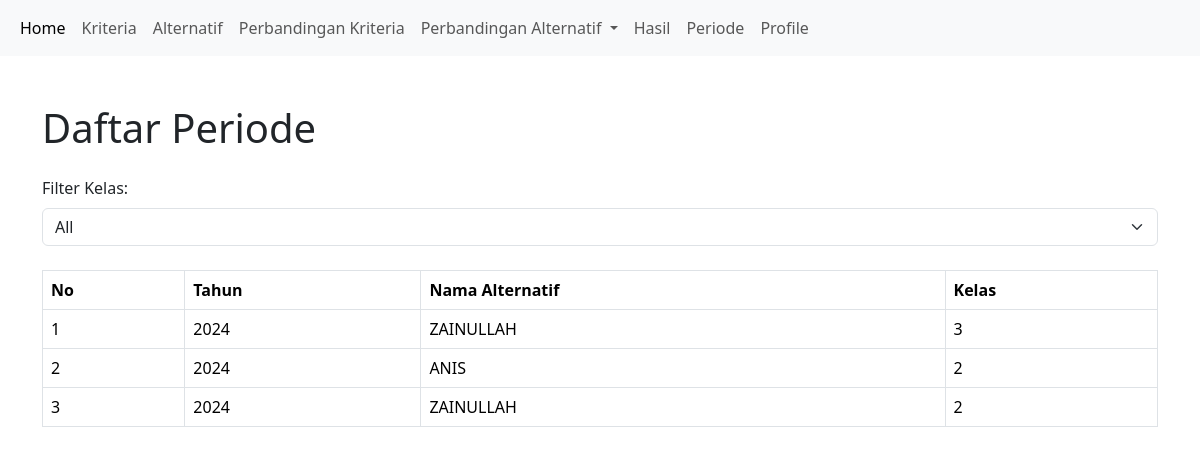
The page /periode/periode.php on the database as committed earlier.
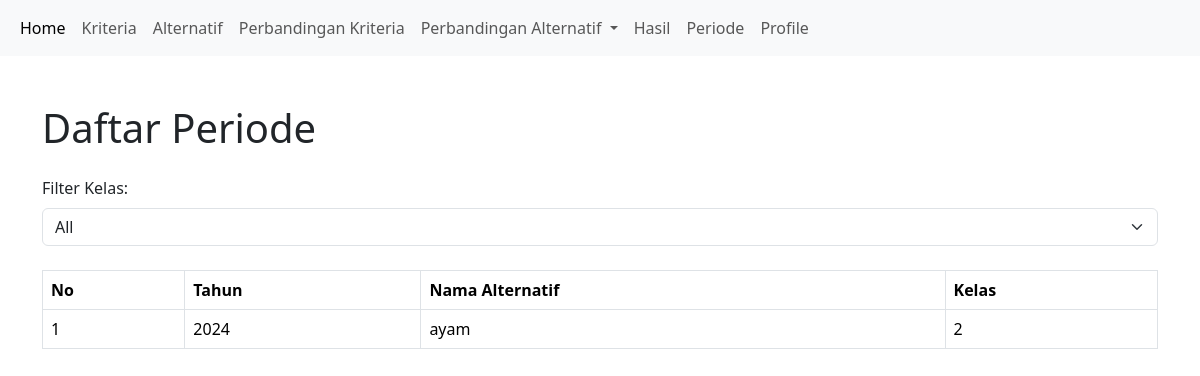
The same page on the database as committed later.
### tables this page shows
CREATE TABLE `periode` (
  `id_periode` int(11) NOT NULL,
  `tahun` year(4) NOT NULL,
  `id_alternatif` int(11) DEFAULT NULL
);

CREATE TABLE `alternatif` (
  `id_alternatif` int(11) NOT NULL,
  `nama` varchar(255) DEFAULT NULL,
  `kelas` int(11) DEFAULT NULL,
  `nilai_raport` decimal(5,2) DEFAULT NULL,
  `extrakurikuler` decimal(5,2) DEFAULT NULL,
  `prestasi` decimal(5,2) DEFAULT NULL,
  `absensi` decimal(5,2) DEFAULT NULL
);

### periode/periode.php (the view, shortened to what this page needs)
<?php
include '../config.php';
include '../navbar.php';
$kelas_filter = isset($_GET['kelas']) ? $_GET['kelas'] : 'all';
$filter_query = $kelas_filter == 'all' ? "" : "AND a.kelas = '$kelas_filter'";
$sql = "SELECT p.id_periode, p.tahun, a.nama, a.kelas
        FROM periode p
        JOIN alternatif a ON p.id_alternatif = a.id_alternatif
        WHERE 1=1 $filter_query
        ORDER BY p.tahun DESC";
$result = $conn->query($sql);
?>
<!DOCTYPE html>
<html lang="en">
<head>
    <link href="https://cdn.jsdelivr.net/npm/bootstrap@5.3.3/dist/css/bootstrap.min.css" rel="stylesheet">
</head>
<body>
    <div class="container mt-5">
        <h1 class="mb-4">Daftar Periode</h1>
        <form method="GET" action="" class="mb-4">
            <div class="mb-3">
                <label for="kelas" class="form-label">Filter Kelas:</label>
                <select name="kelas" id="kelas" class="form-select" onchange="this.form.submit()">
                    <option value="all" <?php echo $kelas_filter == 'all' ? 'selected' : ''; ?>>All</option>
                </select>
            </div>
        </form>
        <table class="table table-bordered">
            <thead>
                <tr>
                    <th>No</th>
                    <th>Tahun</th>
                    <th>Nama Alternatif</th>
                    <th>Kelas</th>
                </tr>
            </thead>
            <tbody>
                <?php
                $no = 1;
                if ($result->num_rows > 0) {
                    while ($row = $result->fetch_assoc()) :
                ?>
                        <tr>
                            <td><?php echo $no++; ?></td>
                            <td><?php echo htmlspecialchars($row['tahun']); ?></td>
                            <td><?php echo htmlspecialchars($row['nama']); ?></td>
                            <td><?php echo htmlspecialchars($row['kelas']); ?></td>
                        </tr>
                <?php
                    endwhile;
                } else {
                    echo '<tr><td colspan="4" class="text-center">Tidak ada data yang tersedia</td></tr>';
                }
                ?>
            </tbody>
        </table>
    </div>
</body>
</html>

### navbar.php (shortened to what this page needs)
<nav class="navbar navbar-expand-lg bg-body-tertiary">
  <div class="container-fluid">
    <div class="collapse navbar-collapse" id="navbarSupportedContent">
      <ul class="navbar-nav me-auto mb-2 mb-lg-0">
        <li class="nav-item">
          <a id="home-link" class="nav-link active" aria-current="page" href="/ulum/home.php">Home</a>
        </li>
        <li class="nav-item">
          <a id="kriteria-link" class="nav-link" href="/ulum/kriteria/kriteria.php">Kriteria</a>
        </li>
        <li class="nav-item">
          <a id="alternatif-link" class="nav-link" href="/ulum/alternatif/alternatif.php">Alternatif</a>
        </li>
        <li class="nav-item">
          <a id="perbandingan-kriteria-link" class="nav-link" href="/ulum/perbandingan/kriteria/perbandingan_kriteria.php">Perbandingan Kriteria</a>
        </li>
        <li class="nav-item dropdown">
          <a class="nav-link dropdown-toggle" href="#" role="button" data-bs-toggle="dropdown" aria-expanded="false">
            Perbandingan Alternatif
          </a>
        </li>
        <li class="nav-item">
          <a id="hasil-link" class="nav-link" href="/ulum/hasil/hasil.php">Hasil</a>
        </li>
        <li class="nav-item">
          <a id="periode-link" class="nav-link" href="/ulum/periode/periode.php">Periode</a>
        </li>
        <li class="nav-item">
          <a id="profile-link" class="nav-link" href="/ulum/profile/profile.php">Profile</a>
        </li>
      </ul>
    </div>
  </div>
</nav>

Rows that differ between the two databases and show on the page:
removed periode: tahun "2024", id_alternatif.nama "ZAINULLAH", id_alternatif.kelas "3"
removed periode: tahun "2024", id_alternatif.nama "ANIS", id_alternatif.kelas "2"
removed periode: tahun "2024", id_alternatif.nama "ZAINULLAH", id_alternatif.kelas "2"
added periode: tahun "2024", id_alternatif.nama "ayam", id_alternatif.kelas "2"
